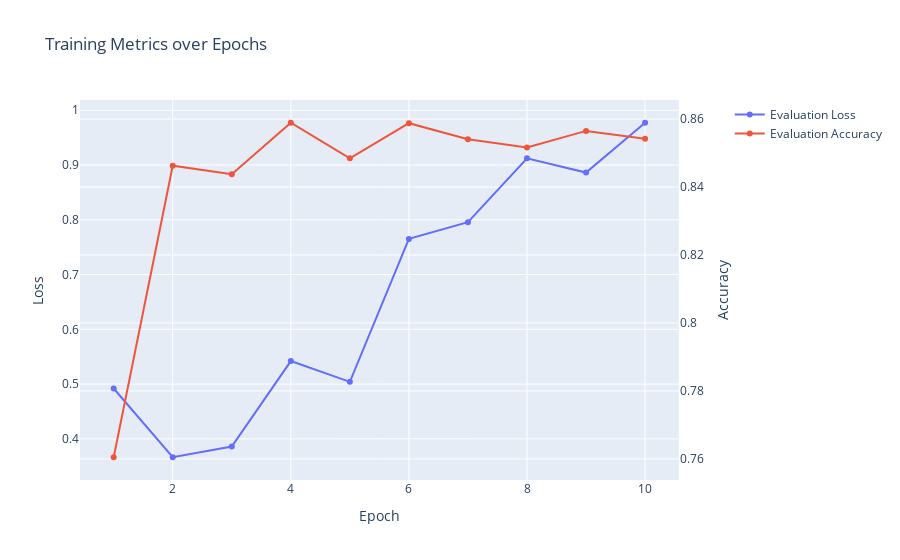

The notebook cell this image was saved under:
### Markdown cell above
## **Visualize Training Metrics**

### Code cell
import plotly.graph_objects as go
from plotly.subplots import make_subplots

# Extract metrics
epochs = []
eval_losses = []
eval_accuracies = []

for entry in log:
    if 'eval_loss' in entry:
        epochs.append(entry['epoch'])
        eval_losses.append(entry['eval_loss'])
        eval_accuracies.append(entry['eval_accuracy'])

# Create subplot with two y-axes
fig = make_subplots(specs=[[{"secondary_y": True}]])

# Add traces
fig.add_trace(
    go.Scatter(x=epochs, y=eval_losses, name="Evaluation Loss"),
    secondary_y=False,
)

fig.add_trace(
    go.Scatter(x=epochs, y=eval_accuracies, name="Evaluation Accuracy"),
    secondary_y=True,
)

# Set x-axis title
fig.update_xaxes(title_text="Epoch")

# Set y-axes titles
fig.update_yaxes(title_text="Loss", secondary_y=False)
fig.update_yaxes(title_text="Accuracy", secondary_y=True)

fig.update_layout(
    title_text="Training Metrics over Epochs",
    hovermode='x unified'
)

fig.show()

### Figure 1 — Plotly figure (JSON) as saved in the notebook; plotly's stock layout.template omitted (floating-point values rounded to 4 significant figures)
{"data": [{"name": "Evaluation Loss", "type": "scatter", "x": [1, 2, 3, 4, 5, 6, 7, 8, 9, 10], "xaxis": "x", "y": [0.492, 0.3664, 0.3859, 0.5421, 0.5041, 0.7651, 0.7957, 0.9122, 0.8863, 0.9772], "yaxis": "y"}, {"name": "Evaluation Accuracy", "type": "scatter", "x": [1, 2, 3, 4, 5, 6, 7, 8, 9, 10], "xaxis": "x", "y": [0.7605, 0.8463, 0.8438, 0.8589, 0.8484, 0.8588, 0.8541, 0.8516, 0.8565, 0.8542], "yaxis": "y2"}], "layout": {"hovermode": "x unified", "title": {"text": "Training Metrics over Epochs"}, "xaxis": {"anchor": "y", "domain": [0, 0.94], "title": {"text": "Epoch"}}, "yaxis": {"anchor": "x", "domain": [0, 1], "title": {"text": "Loss"}}, "yaxis2": {"anchor": "x", "overlaying": "y", "side": "right", "title": {"text": "Accuracy"}}}}
